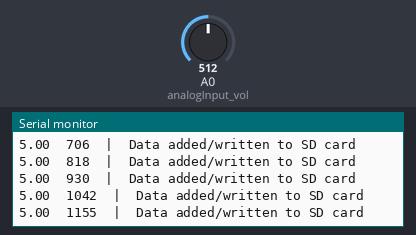
The sketch below on a simulated Arduino Uno, built with avr-gcc and run on an emulated ATmega328P. On the bench: the last lines printed to the serial monitor. The test bench sets the inputs (shaded band); at power-on: A0 (analogInput_vol) = 512. Storage starts empty.

Above: at 1.2 s.
1.3 s: A0 (analogInput_vol) set to 716
At 1.38 s:
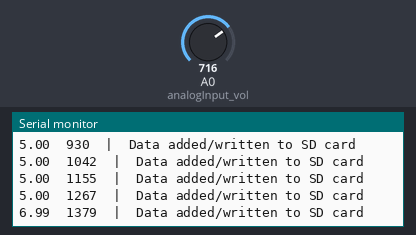
4.3 s: A0 (analogInput_vol) set to 900
At 4.3 s:
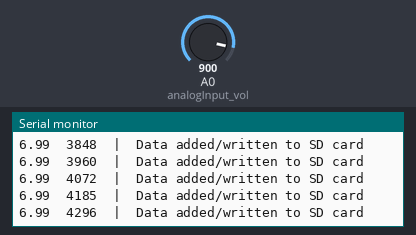
Timing chart, 0 to 7.3 s (numbered marks = the images above; inputs shaded):
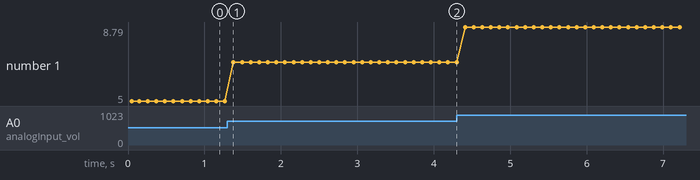

The sketch:

13.RxLEDController.ino
```cpp
#include <arduinoFFT.h>
arduinoFFT FFT = arduinoFFT();
#include <SPI.h>
#include <SD.h>
File myFile;

unsigned long runMillis;
int analogInput_vol = A0;
float vout = 0.0;
float vin = 0.0;
float R1 = 100.0;    // Onboard resistor 1 value
float R2 = 100.0;    // Onboard resistor 2 value
int svalue = 0;
const int SAMPLING_FREQUENCY = 100;
const int windowsize = 128;
double vReal[windowsize];
double vImag[windowsize];

void setup() {
  Serial.begin(9600);
  pinMode(analogInput_vol, INPUT);
  //Serial.println("Freq\tRuntime");

  // Setting up & Initializing SD Card
  Serial.println("Initializing SD Card...");
  if (!SD.begin(4)){
    Serial.println("Initializing failed!");
    while(1);
  }
  SD.remove("log.txt");

  myFile = SD.open("log.txt", FILE_WRITE);
  // If File Successfully Opens, Write to File
  if (myFile){
    myFile.println("VoltageIn\tRuntime");
    Serial.println("VoltageIn\tRuntime");
  }
  else{
    Serial.println("Error with initializing SD Card.");
  }
  myFile.close();
}

void loop() {
  svalue = analogRead(analogInput_vol);   // This reads the value from the sensor
  vout = (svalue * 5.0) / 1024.0;
  vin = vout / (R2 / (R1 + R2));

  Serial.print(vin); Serial.print("\t");
  runMillis = millis(); Serial.print(runMillis);

  // Opening the file for writing
  myFile = SD.open("log.txt", FILE_WRITE);
  if (myFile) {
      myFile.print(vin); myFile.print("\t\t");
      myFile.println(runMillis);
      Serial.println("\t|\tData added/written to SD card");
  }
  myFile.close();

    delay(100);

//  for (int i = 0; i < windowsize; i++){
//    svalue = analogRead(analogInput_vol);   // This reads the value from the sensor
//    vout = (svalue * 5.0) / 1024.0;
//    vin = vout / (R2 / (R1 + R2));
//    vReal[i] = float(int(vin * 100)) / 100;
//    vImag[i] = 0;
//
//    delay(1000 / SAMPLING_FREQUENCY);
//  }
//
//  FFT.Compute(vReal, vImag, windowsize, FFT_FORWARD);
//  FFT.ComplexToMagnitude(vReal, vImag, windowsize);
//  double peak = FFT.MajorPeak(vReal, windowsize, SAMPLING_FREQUENCY);
//
//  Serial.print(peak);
//  Serial.print("\t");
//  runMillis = millis();
//  Serial.println(runMillis);
}
```

Measured:
- after the input at 1.3 s, the serial monitor: prints a new line after 0.08 s (image 1)
- plotted number 1: 5 → 6.99 after the input at 1.3 s
